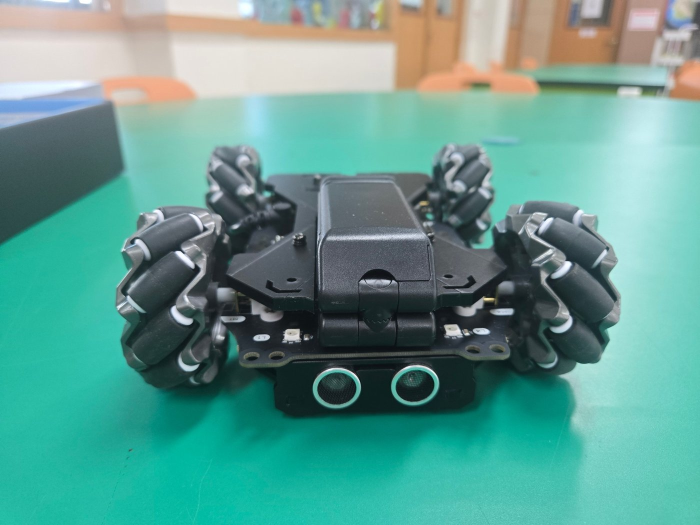
#> input picture kits/ponybot/photos/front.jpg, 1400 x 1050 px, given in place of photos, which was not available (shown at 1/2 size)
$ python contact-sheet.py out.png ../../../../kits/ponybot/photos
#> lines starting #> are read from the running program, lines starting #| are printed output that depends on the picture
"""Tile images into one PNG for quick review.

Usage: python3 contact-sheet.py <out.png> <img1> <img2> ... [--cols 4] [--cell 400x300] [--label]
Images are fit inside each cell (aspect kept) on a checker-free grey background; --label adds filenames.
"""
import argparse
from pathlib import Path
from PIL import Image, ImageDraw

ap = argparse.ArgumentParser()
ap.add_argument('out'); ap.add_argument('imgs', nargs='+')
ap.add_argument('--cols', type=int, default=4)
ap.add_argument('--cell', default='400x300')
ap.add_argument('--label', action='store_true')
a = ap.parse_args()
cw, ch = map(int, a.cell.split('x'))
lab = 18 if a.label else 0
rows = (len(a.imgs) + a.cols - 1) // a.cols
sheet = Image.new('RGB', (a.cols * cw, rows * (ch + lab)), (60, 60, 64))
d = ImageDraw.Draw(sheet)
for i, p in enumerate(a.imgs):
    im = Image.open(p).convert('RGBA'); im.thumbnail((cw - 6, ch - 6), Image.LANCZOS)
#> after `im.thumbnail((cw - 6, ch - 6), Image.LANCZOS)`:
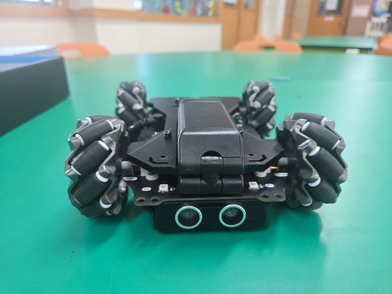
#> im: PIL image 392x294 RGBA; mean R, G, B, A 96.8, 154.6, 144.8, 255
    x, y = (i % a.cols) * cw, (i // a.cols) * (ch + lab)
    sheet.paste(im, (x + (cw - im.width) // 2, y + (ch - im.height) // 2), im)
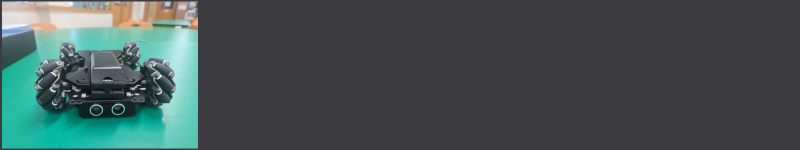
#> sheet: PIL image 1600x300 RGB (shown at 1/2 size); mean R, G, B 68.8, 82.7, 83.4
    if a.label: d.text((x + 4, y + ch + 3), Path(p).name[:cw // 6], fill=(230, 230, 230))
sheet.save(a.out); print(a.out, sheet.size)
#| out.png (1600, 300)

$ run again, on kits/ponybot/photos/side.jpg
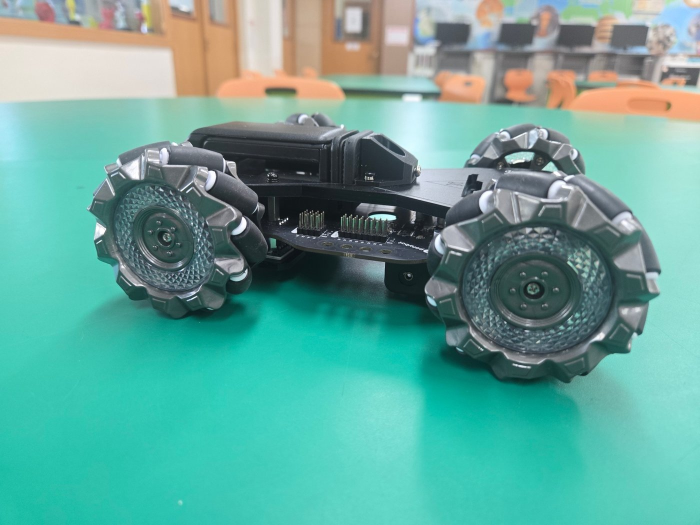
#> input picture kits/ponybot/photos/side.jpg, 1400 x 1050 px, given in place of photos, which was not available (shown at 1/2 size)
#> `im.thumbnail((cw - 6, ch - 6), Image.LANCZOS)`:
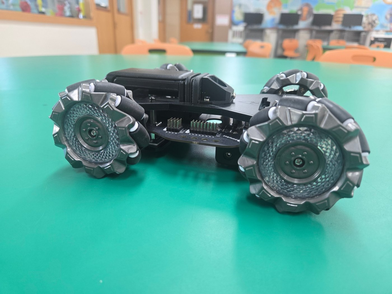
#> im: PIL image 392x294 RGBA; mean R, G, B, A 100.9, 165.2, 154.4, 255
#> `sheet.paste(im, (x + (cw - im.width) // 2, y + (ch - im.height) // 2),..`:
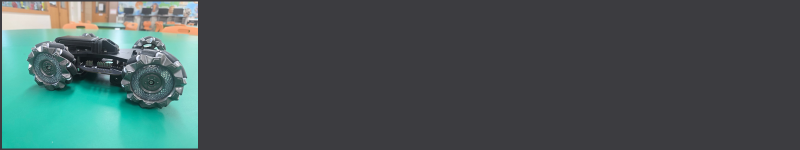
#> sheet: PIL image 1600x300 RGB (shown at 1/2 size); mean R, G, B 69.8, 85.2, 85.7
#| out.png (1600, 300)

$ run again, on kits/ponybot/photos/top.jpg
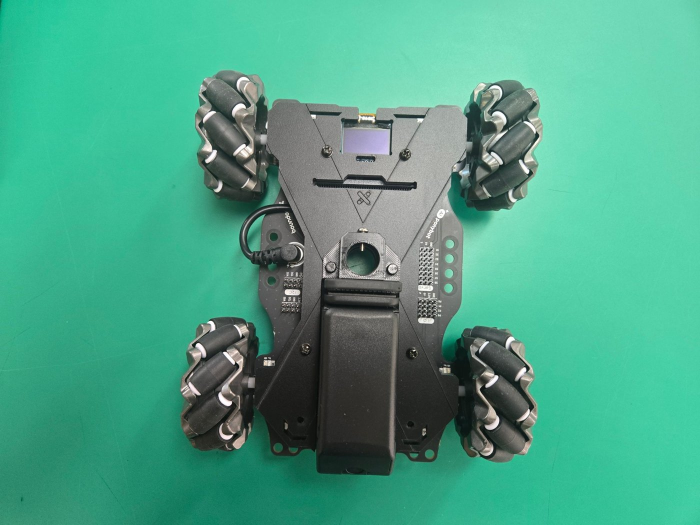
#> input picture kits/ponybot/photos/top.jpg, 1400 x 1050 px, given in place of photos, which was not available (shown at 1/2 size)
#> `im.thumbnail((cw - 6, ch - 6), Image.LANCZOS)`:
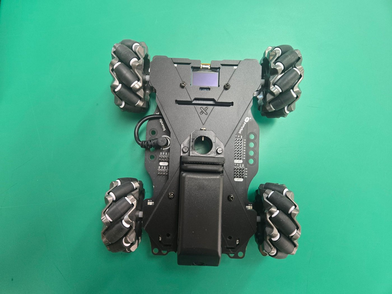
#> im: PIL image 392x294 RGBA; mean R, G, B, A 75.9, 163, 135.4, 255
#> `sheet.paste(im, (x + (cw - im.width) // 2, y + (ch - im.height) // 2),..`:
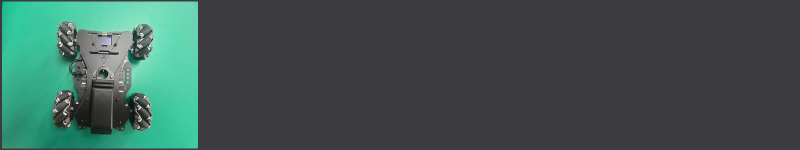
#> sheet: PIL image 1600x300 RGB (shown at 1/2 size); mean R, G, B 63.8, 84.7, 81.2
#| out.png (1600, 300)
